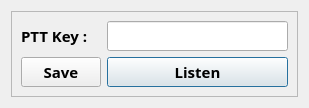
<?xml version="1.0" encoding="UTF-8"?>
<ui version="4.0">
 <class>Dialog</class>
 <widget class="QDialog" name="Dialog">
  <property name="geometry">
   <rect>
    <x>0</x>
    <y>0</y>
    <width>309</width>
    <height>108</height>
   </rect>
  </property>
  <property name="font">
   <font>
    <family>Source Sans Pro</family>
    <pointsize>12</pointsize>
   </font>
  </property>
  <property name="windowTitle">
   <string>Keybinding</string>
  </property>
  <layout class="QGridLayout" name="gridLayout">
   <item row="0" column="0">
    <widget class="QFrame" name="frame_2">
     <property name="sizePolicy">
      <sizepolicy hsizetype="MinimumExpanding" vsizetype="MinimumExpanding">
       <horstretch>0</horstretch>
       <verstretch>0</verstretch>
      </sizepolicy>
     </property>
     <property name="font">
      <font>
       <family>Unispace</family>
       <pointsize>14</pointsize>
       <weight>75</weight>
       <bold>true</bold>
      </font>
     </property>
     <property name="frameShape">
      <enum>QFrame::StyledPanel</enum>
     </property>
     <property name="frameShadow">
      <enum>QFrame::Plain</enum>
     </property>
     <layout class="QGridLayout" name="gridLayout_2">
      <item row="0" column="0" alignment="Qt::AlignLeft">
       <widget class="QLabel" name="label">
        <property name="font">
         <font>
          <family>Unispace</family>
          <pointsize>11</pointsize>
          <weight>75</weight>
          <bold>true</bold>
         </font>
        </property>
        <property name="text">
         <string>PTT Key :</string>
        </property>
       </widget>
      </item>
      <item row="0" column="1">
       <widget class="QLineEdit" name="Keybinding">
        <property name="font">
         <font>
          <family>Unispace</family>
          <pointsize>11</pointsize>
          <weight>75</weight>
          <bold>true</bold>
         </font>
        </property>
        <property name="inputMask">
         <string/>
        </property>
        <property name="text">
         <string/>
        </property>
        <property name="readOnly">
         <bool>true</bool>
        </property>
        <property name="clearButtonEnabled">
         <bool>false</bool>
        </property>
       </widget>
      </item>
      <item row="1" column="1">
       <widget class="QPushButton" name="listenButton">
        <property name="font">
         <font>
          <family>Unispace</family>
          <pointsize>11</pointsize>
          <weight>75</weight>
          <bold>true</bold>
         </font>
        </property>
        <property name="text">
         <string>Listen</string>
        </property>
       </widget>
      </item>
      <item row="1" column="0">
       <widget class="QPushButton" name="saveButton">
        <property name="font">
         <font>
          <family>Unispace</family>
          <pointsize>11</pointsize>
          <weight>75</weight>
          <bold>true</bold>
         </font>
        </property>
        <property name="text">
         <string>Save</string>
        </property>
       </widget>
      </item>
     </layout>
    </widget>
   </item>
  </layout>
 </widget>
 <resources/>
 <connections/>
</ui>
